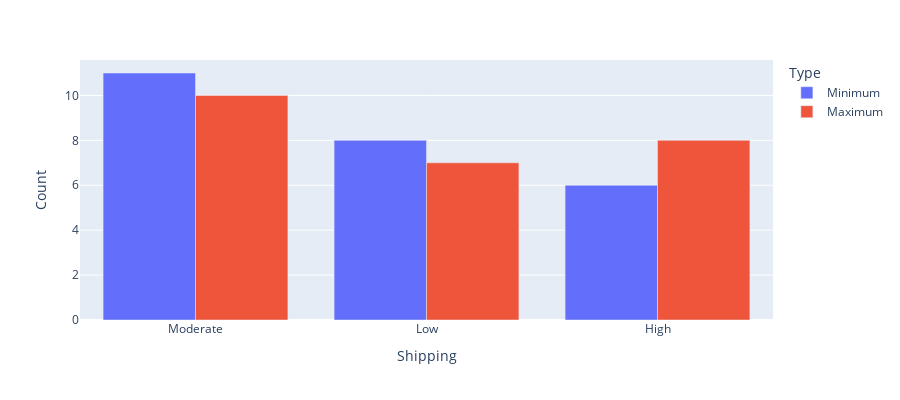

Notebook code cell kept with this figure:
### Code cell
fig = px.bar(total, x="Shipping", y="Count",
             color='Type', barmode='group',
             height=400)
fig.show()

### Figure 1 — Plotly figure (JSON) as saved in the notebook; plotly's stock layout.template omitted (floating-point values rounded to 4 significant figures)
{"data": [{"alignmentgroup": "True", "hovertemplate": "Type=Minimum<br>Shipping=%{x}<br>Count=%{y}<extra></extra>", "legendgroup": "Minimum", "marker": {"color": "#636efa", "pattern": {"shape": ""}}, "name": "Minimum", "offsetgroup": "Minimum", "orientation": "v", "showlegend": true, "textposition": "auto", "type": "bar", "x": ["Moderate", "Low", "High"], "xaxis": "x", "y": [11, 8, 6], "yaxis": "y"}, {"alignmentgroup": "True", "hovertemplate": "Type=Maximum<br>Shipping=%{x}<br>Count=%{y}<extra></extra>", "legendgroup": "Maximum", "marker": {"color": "#EF553B", "pattern": {"shape": ""}}, "name": "Maximum", "offsetgroup": "Maximum", "orientation": "v", "showlegend": true, "textposition": "auto", "type": "bar", "x": ["Moderate", "High", "Low"], "xaxis": "x", "y": [10, 8, 7], "yaxis": "y"}], "layout": {"barmode": "group", "height": 400, "legend": {"title": {"text": "Type"}, "tracegroupgap": 0}, "margin": {"t": 60}, "xaxis": {"anchor": "y", "domain": [0, 1], "title": {"text": "Shipping"}}, "yaxis": {"anchor": "x", "domain": [0, 1], "title": {"text": "Count"}}}}
